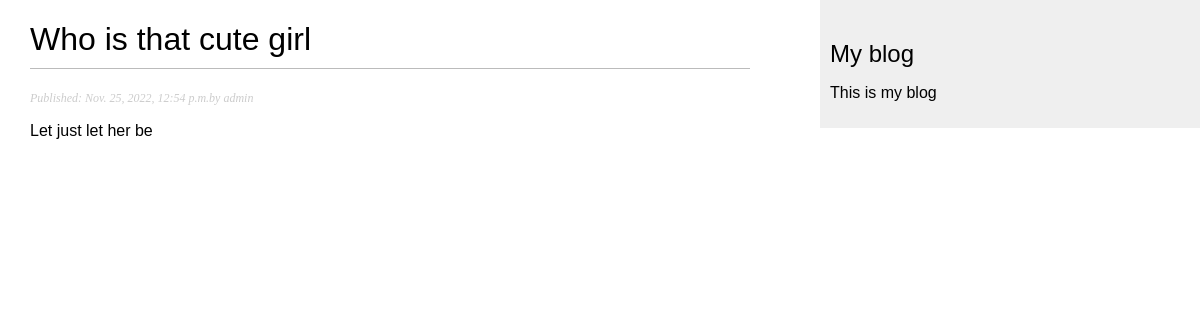
Screenshot of /blog/2022/11/25/who-is-that-cute-girl with the database file from the repository.
### blog/models.py (models this page shows, shortened)
class Post(models.Model):
    class Status(models.TextChoices):
        DRAFT = 'DF' , 'draft'
        PUBLISHED = 'PB' , 'published'
    title = models.CharField(max_length=250)
    slug = models.SlugField(max_length=250, unique_for_date='publish')
    body = models.TextField()
    author = models.ForeignKey(User, on_delete= models.CASCADE, related_name='blog_posts')
    publish = models.DateTimeField(default=timezone.now)
    created = models.DateTimeField(auto_now_add=True)
    updated = models.DateTimeField(auto_now=True)
    status = models.CharField(max_length=2,
                              choices=Status.choices, default=Status.DRAFT)
    objects = models.Manager() # our default manager
    published = PublishedManager() # our custom manager
    class Meta:
        ordering = ['-publish'] # arranges the order of objected in decending order(newer published to older )
        indexes = [
            models.Index(fields=['publish']),
        ]

### blog/views.py (the view)
# urls.py: path('<int:year>/<int:month>/<int:day>/<slug:post>', views.post_details , name='post_details'),
def post_details(request,year,month,day,post):
    post = get_object_or_404(Post,status=Post.Status.PUBLISHED,
                             slug=post,
                             publish__year=year,
                             publish__month=month,
                             publish__day=day)
    return render(request, 'blog/post/details.html', {'post': post})

### blog/templates/blog/post/details.html (shortened to what this page needs)
{% extends 'blog/base.html' %}
{% block content%}
<h1> {{post.title}}</h1>
<p class="date">
 Published: {{post.publish}}by {{post.author}}
</p>
 {{post.body|linebreaks }}
{% endblock %}

### blog/static/css/blog.css (style rules this page uses)
body { margin:0; padding:0rem; font-family :Helvetica, sans-serif; }
h1 { font-weight: normal !important; border-bottom : 1px solid #bbb; padding : 0 0 10px 0; }
p.date { color: #ccc; font-family : Georgia, serif; font-size : 12px; font-style: italic; }

### rows the page displays
Post: title "Who is that cute girl", publish "Nov. 25, 2022, 12:54 p.m.", author "admin", body "Let just let her be"
